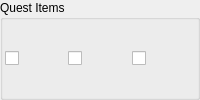
        <widget class="QGroupBox" name="groupBox_3">
         <property name="title">
          <string>Quest Items</string>
         </property>
         <layout class="QGridLayout" name="gridLayout_13">
          <property name="leftMargin">
           <number>2</number>
          </property>
          <property name="topMargin">
           <number>2</number>
          </property>
          <property name="rightMargin">
           <number>2</number>
          </property>
          <property name="bottomMargin">
           <number>2</number>
          </property>
          <property name="spacing">
           <number>0</number>
          </property>
          <item row="0" column="0">
           <widget class="QCheckBox" name="letterChkBox">
            <property name="toolTip">
             <string>Crawlin's Letter</string>
            </property>
            <property name="statusTip">
             <string>Crawlin's Letter</string>
            </property>
            <property name="icon">
             <iconset resource="resources/resources.qrc">
              <normaloff>:/QuestItems/Letter</normaloff>:/QuestItems/Letter</iconset>
            </property>
            <property name="iconSize">
             <size>
              <width>48</width>
              <height>48</height>
             </size>
            </property>
           </widget>
          </item>
          <item row="0" column="1">
           <widget class="QCheckBox" name="bugCageChkBox">
            <property name="toolTip">
             <string>Beedle's Bug Cage</string>
            </property>
            <property name="statusTip">
             <string>Beedle's Bug Cage</string>
            </property>
            <property name="icon">
             <iconset resource="resources/resources.qrc">
              <normaloff>:/QuestItems/BugCage</normaloff>:/QuestItems/BugCage</iconset>
            </property>
            <property name="iconSize">
             <size>
              <width>48</width>
              <height>48</height>
             </size>
            </property>
           </widget>
          </item>
          <item row="0" column="2">
           <widget class="QCheckBox" name="rattleChkBox">
            <property name="toolTip">
             <string>Rattle</string>
            </property>
            <property name="statusTip">
             <string>Rattle</string>
            </property>
            <property name="icon">
             <iconset resource="resources/resources.qrc">
              <normaloff>:/QuestItems/Rattle</normaloff>:/QuestItems/Rattle</iconset>
            </property>
            <property name="iconSize">
             <size>
              <width>48</width>
              <height>48</height>
             </size>
            </property>
           </widget>
          </item>
         </layout>
        </widget>
